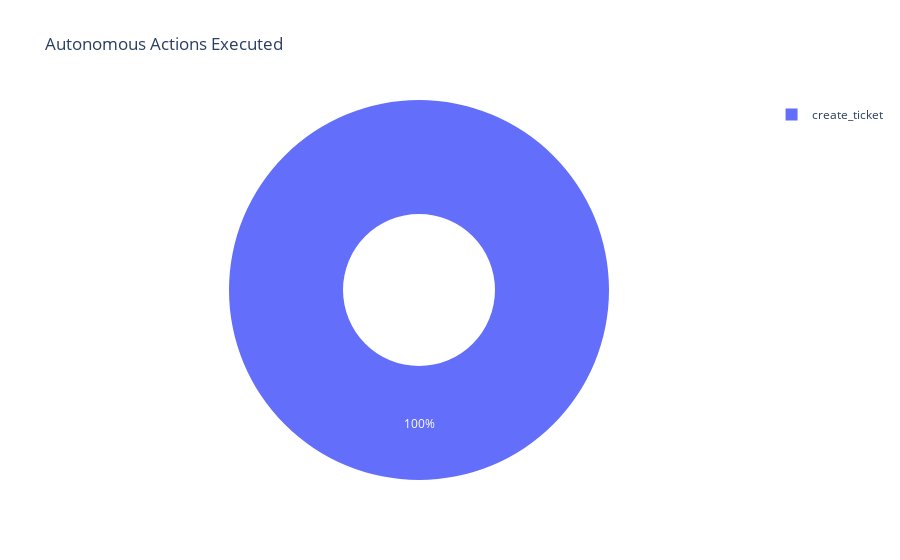

Source (notebook cell):
### Markdown cell above
## 5) The Action - Execution Log

### Code cell
# 4. Closing the Loop (Actions Taken)
df_actions = load_actions()

if not df_actions.empty:
    # Status Breakdown
    fig = px.pie(
        df_actions, names="type", title="Autonomous Actions Executed", hole=0.4
    )
    fig.show()

    print("Recent Audit Log:")
    display(df_actions[["timestamp", "type", "status"]].tail(3))

### Figure 1 — Plotly figure (JSON) as saved in the notebook; plotly's stock layout.template omitted (floating-point values rounded to 4 significant figures)
{"data": [{"domain": {"x": [0, 1], "y": [0, 1]}, "hole": 0.4, "hovertemplate": "type=%{label}<extra></extra>", "labels": ["create_ticket", "create_ticket", "create_ticket", "create_ticket", "create_ticket", "create_ticket", "create_ticket", "create_ticket", "create_ticket", "create_ticket"], "legendgroup": "", "name": "", "showlegend": true, "type": "pie"}], "layout": {"legend": {"tracegroupgap": 0}, "title": {"text": "Autonomous Actions Executed"}}}
